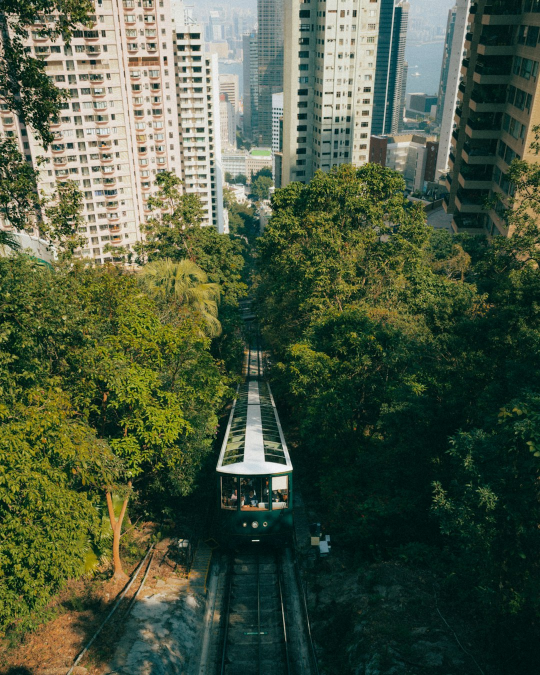
#> input picture noise_composition/image.png, 1080 x 1350 px (shown at 1/2 size)
$ jupyter execute main.ipynb
#> lines starting #> are read from the running program, lines starting #| are printed output that depends on the picture
[cell 1]
import numpy as np
from PIL import Image
import matplotlib.pyplot as plt

[cell 2]
s = 50
img = Image.open('./image.png')
#> img is the input picture: PIL image 1080x1350 RGB; mean R, G, B 75.3, 88.5, 65.5
img = img.resize((img.size[0]//s, img.size[1]//s))
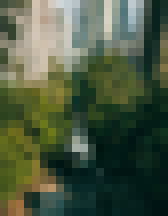
#> img: PIL image 21x27 RGB (shown 8 times larger); mean R, G, B 75.2, 88.5, 65.5
vector = 2*(np.asarray(img, np.float32)/255 - 0.5)
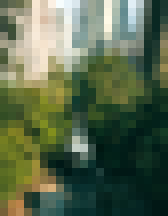
#> vector: shape (27, 21, 3) float32 (shown 8 times larger); mean R, G, B -0.41, -0.306, -0.486; drawn with min black and max white
img.close()

[cell 3]
target = np.array([vector])

[cell 4]
def show_normed(vector):
    plt.imshow((vector + 1)/2)
    plt.show()

def image_dot(a, b, keepdims = False):
    return np.sum(a*b, (1, 2, 3), keepdims = keepdims)

[cell 5]
from functools import reduce


reduce(lambda x, y:x*y, vector.shape)
#> Out = 1701

[cell 6]
show_normed(vector)

[cell 7]
def normalize(basis):
    r = image_dot(basis, basis, True)**0.5
    return basis / r

[cell 8]
N = 50
basis = np.random.randn(N, *vector.shape)
basis = normalize(basis)

[cell 9]
def optim(basis, N = 10):
    B = basis.reshape(basis.shape[0], basis.shape[1]*basis.shape[2]*basis.shape[3])
    I = np.eye(B.shape[-1])
    for _ in range(N):
        B = 0.5*B @ (3*I - B.T @ B)
        # B /= (B**2).sum(-1, keepdims = True)**0.5
    return B.reshape(*basis.shape)

def cosins():
    q =basis.reshape(basis.shape[0], basis.shape[1]*basis.shape[2]*basis.shape[3])
    plt.imshow(q @ q.T)

def show_angles(basis):
    q = basis.reshape(basis.shape[0], basis.shape[1]*basis.shape[2]*basis.shape[3])
    plt.imshow(q @ q.T)
    plt.colorbar()
    plt.show()

[cell 10]
show_angles(basis)
#> in show_angles, `plt.show()`:
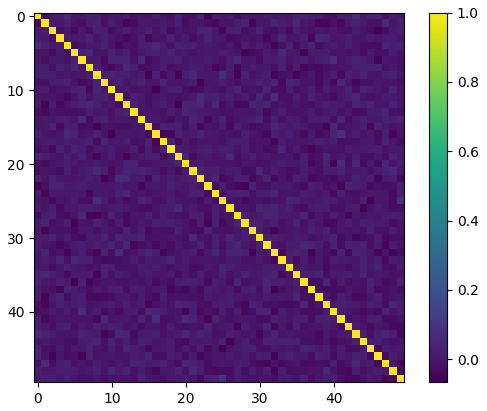
#> figure drawn by matplotlib, 2 panels
basis = optim(basis)
show_angles(basis)
#> in show_angles (call 2), `plt.show()`:
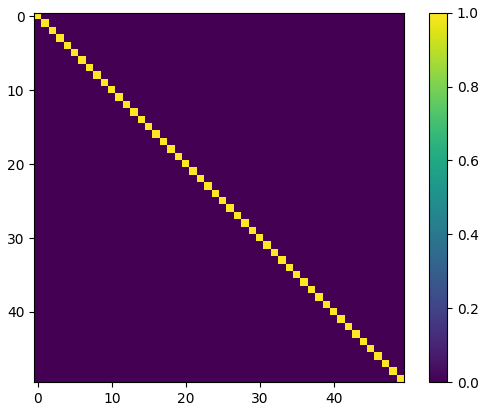
#> figure drawn by matplotlib, 2 panels

[cell 11]
c = image_dot(target, basis, True)

[cell 12]
b = (c*basis).sum(0)
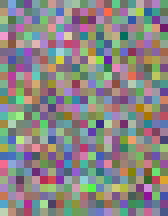
#> b: shape (27, 21, 3) float64 (shown 8 times larger); mean of channels 0, 1, 2 -0.00648, -0.0136, -0.018; drawn with min black and max white

[cell 13]
show_normed(2*((b - b.min())/(b.max() - b.min()) - 0.5))
